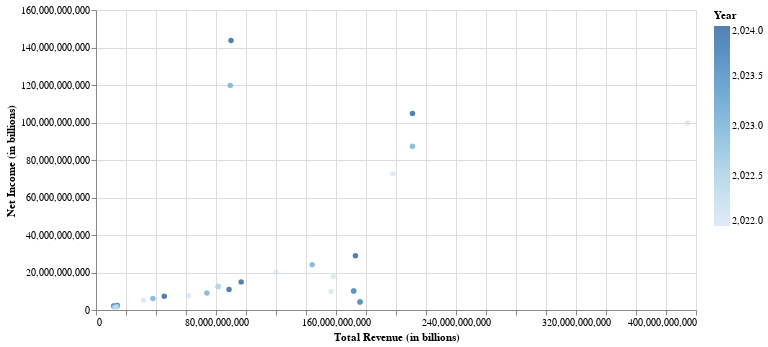

Write notebook code for a chart like this one.
### Markdown cell above
# Scatter plot on the above derived Metrics

### Code cell
#Using dataframe df_new: scatter

import altair as alt
chart = alt.Chart(df_new).mark_circle().encode(
    x = alt.X('Total Revenue', title='Total Revenue (in billions)'),
    y = alt.Y('Net Income', title='Net Income (in billions)'),
    color = alt.Color('Year', legend=alt.Legend(title='Year'))
).properties(width=600)
chart

### Figure 1 — Vega-Lite specification as saved in the notebook (floating-point values rounded to 4 significant figures)
{"config": {"view": {"continuousWidth": 400, "continuousHeight": 300}}, "data": {"name": "data-7a6d7c109e35666ea9d4ef0fdd373647"}, "mark": "circle", "encoding": {"color": {"field": "Year", "legend": {"title": "Year"}, "type": "quantitative"}, "x": {"field": "Total Revenue", "title": "Total Revenue (in billions)", "type": "quantitative"}, "y": {"field": "Net Income", "title": "Net Income (in billions)", "type": "quantitative"}}, "width": 600, "$schema": "https://vega.github.io/schema/vega-lite/v4.17.0.json", "datasets": {"data-7a6d7c109e35666ea9d4ef0fdd373647": [{"Company": "Tesla", "Year": 2024, "Total Revenue": 96770000000.0, "Net Income": 15000000000.0, "Total Assets": 106600000000.0, "Total Liabilities": 43250000000.0, "Cash Flow": 13260000000.0}, {"Company": "Microsoft", "Year": 2024, "Total Revenue": 211000000000.0, "Net Income": 104700000000.0, "Total Assets": 525400000000.0, "Total Liabilities": 276200000000.0, "Cash Flow": 128300000000.0}, {"Company": "Apple", "Year": 2024, "Total Revenue": 90000000000.0, "Net Income": 143700000000.0, "Total Assets": 548900000000.0, "Total Liabilities": 372300000000.0, "Cash Flow": 177000000000.0}, {"Company": "Ryder", "Year": 2024, "Total Revenue": 11880000000.0, "Net Income": 2200000000.0, "Total Assets": 23900000000.0, "Total Liabilities": 19150000000.0, "Cash Flow": 2880000000.0}, {"Company": "Accenture", "Year": 2024, "Total Revenue": 88700000000.0, "Net Income": 10940000000.0, "Total Assets": 55010000000.0, "Total Liabilities": 27790000000.0, "Cash Flow": 11950000000.0}, {"Company": "Boston Scientific", "Year": 2024, "Total Revenue": 14200000000.0, "Net Income": 2448000000.0, "Total Assets": 47230000000.0, "Total Liabilities": 30100000000.0, "Cash Flow": 3600000000.0}, {"Company": "Ford", "Year": 2024, "Total Revenue": 176000000000.0, "Net Income": 4300000000.0, "Total Assets": 384900000000.0, "Total Liabilities": 357300000000.0, "Cash Flow": 17880000000.0}, {"Company": "GM", "Year": 2024, "Total Revenue": 171800000000.0, "Net Income": 10100000000.0, "Total Assets": 357300000000.0, "Total Liabilities": 297900000000.0, "Cash Flow": 24960000000.0}, {"Company": "Netflix", "Year": 2024, "Total Revenue": 45500000000.0, "Net Income": 7344000000.0, "Total Assets": 64220000000.0, "Total Liabilities": 46510000000.0, "Cash Flow": 8928000000.0}, {"Company": "AT&T", "Year": 2024, "Total Revenue": 172900000000.0, "Net Income": 28940000000.0, "Total Assets": 793400000000.0, "Total Liabilities": 504900000000.0, "Cash Flow": 62060000000.0}, {"Company": "Tesla", "Year": 2023, "Total Revenue": 81460000000.0, "Net Income": 12560000000.0, "Total Assets": 62130000000.0, "Total Liabilities": 30400000000.0, "Cash Flow": 9243000000.0}, {"Company": "Microsoft", "Year": 2023, "Total Revenue": 211000000000.0, "Net Income": 87290000000.0, "Total Assets": 437800000000.0, "Total Liabilities": 230100000000.0, "Cash Flow": 106900000000.0}, {"Company": "Apple", "Year": 2023, "Total Revenue": 89500000000.0, "Net Income": 119800000000.0, "Total Assets": 457400000000.0, "Total Liabilities": 310300000000.0, "Cash Flow": 147500000000.0}, {"Company": "Ryder", "Year": 2023, "Total Revenue": 11800000000.0, "Net Income": 2200000000.0, "Total Assets": 19920000000.0, "Total Liabilities": 15960000000.0, "Cash Flow": 2400000000.0}, {"Company": "Accenture", "Year": 2023, "Total Revenue": 73920000000.0, "Net Income": 9120000000.0, "Total Assets": 45840000000.0, "Total Liabilities": 23160000000.0, "Cash Flow": 9960000000.0}, {"Company": "Boston Scientific", "Year": 2023, "Total Revenue": 14200000000.0, "Net Income": 2040000000.0, "Total Assets": 39360000000.0, "Total Liabilities": 25080000000.0, "Cash Flow": 3000000000.0}, {"Company": "Ford", "Year": 2023, "Total Revenue": 176000000000.0, "Net Income": 4300000000.0, "Total Assets": 320800000000.0, "Total Liabilities": 297700000000.0, "Cash Flow": 14900000000.0}, {"Company": "GM", "Year": 2023, "Total Revenue": 171800000000.0, "Net Income": 10100000000.0, "Total Assets": 297700000000.0, "Total Liabilities": 248300000000.0, "Cash Flow": 20800000000.0}, {"Company": "Netflix", "Year": 2023, "Total Revenue": 37920000000.0, "Net Income": 6120000000.0, "Total Assets": 53520000000.0, "Total Liabilities": 38760000000.0, "Cash Flow": 7440000000.0}, {"Company": "AT&T", "Year": 2023, "Total Revenue": 144100000000.0, "Net Income": 24120000000.0, "Total Assets": 661200000000.0, "Total Liabilities": 420700000000.0, "Cash Flow": 51720000000.0}, {"Company": "Tesla", "Year": 2022, "Total Revenue": 81460000000.0, "Net Income": 12560000000.0, "Total Assets": 62130000000.0, "Total Liabilities": 30400000000.0, "Cash Flow": 9243000000.0}, {"Company": "Microsoft", "Year": 2022, "Total Revenue": 198000000000.0, "Net Income": 72740000000.0, "Total Assets": 364800000000.0, "Total Liabilities": 191800000000.0, "Cash Flow": 89090000000.0}, {"Company": "Apple", "Year": 2022, "Total Revenue": 394300000000.0, "Net Income": 99800000000.0, "Total Assets": 381200000000.0, "Total Liabilities": 258500000000.0, "Cash Flow": 122900000000.0}, {"Company": "Ryder", "Year": 2022, "Total Revenue": 12400000000.0, "Net Income": 1400000000.0, "Total Assets": 16600000000.0, "Total Liabilities": 13300000000.0, "Cash Flow": 1800000000.0}, {"Company": "Accenture", "Year": 2022, "Total Revenue": 61600000000.0, "Net Income": 7600000000.0, "Total Assets": 38200000000.0, "Total Liabilities": 19300000000.0, "Cash Flow": 8300000000.0}, {"Company": "Boston Scientific", "Year": 2022, "Total Revenue": 13900000000.0, "Net Income": 1700000000.0, "Total Assets": 32800000000.0, "Total Liabilities": 20900000000.0, "Cash Flow": 2500000000.0}, {"Company": "Ford", "Year": 2022, "Total Revenue": 158100000000.0, "Net Income": 17900000000.0, "Total Assets": 267300000000.0, "Total Liabilities": 248100000000.0, "Cash Flow": 23100000000.0}, {"Company": "GM", "Year": 2022, "Total Revenue": 156700000000.0, "Net Income": 9900000000.0, "Total Assets": 248100000000.0, "Total Liabilities": 206900000000.0, "Cash Flow": 14500000000.0}, {"Company": "Netflix", "Year": 2022, "Total Revenue": 31600000000.0, "Net Income": 5100000000.0, "Total Assets": 44600000000.0, "Total Liabilities": 32300000000.0, "Cash Flow": 6200000000.0}, {"Company": "AT&T", "Year": 2022, "Total Revenue": 120100000000.0, "Net Income": 20100000000.0, "Total Assets": 551000000000.0, "Total Liabilities": 350600000000.0, "Cash Flow": 43100000000.0}]}}
